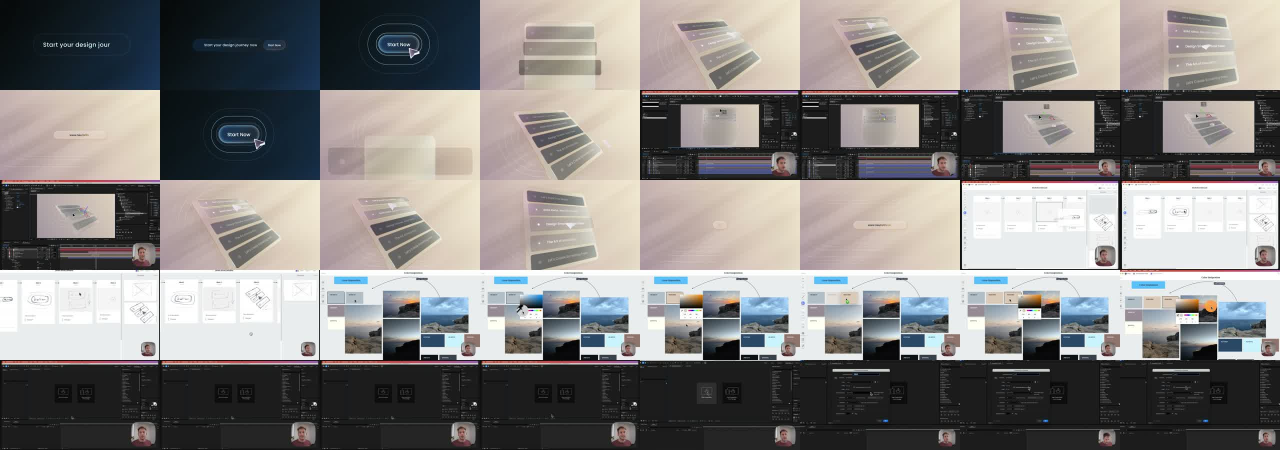
#> input picture skills/mg-mane/assets/waza3d/ref/sheet_glass.jpg, 2560 x 900 px (shown at 1/2 size)
$ python -i senga2d_sabun2.py   (imports and definitions only)
#> lines starting #> are read from the running program, lines starting #| are printed output that depends on the picture
#> further down, picture is the input picture: shape (900, 2560, 3); mean B, G, R 129, 130.7, 133.6
# 差を数字で（カットごと）＝ rikai/sabun2.md と rikai/sabun2.json
# 使い方: python3 tools/sabun2.py <うちの動画> [出力の名=sabun2]
#  ①カメラ＝物の塊の中心(画面%)・大きさ(%)・カット内の寄り(倍)と流し(画面%)を手本と比べる
#  ②形＝輪郭(細線)の重なり F1（3px の許し・960 幅）③線の太さ px・光のにじみ（線の外 2〜8px の明るさ÷線の明るさ）
#  ④出る/消える＝zure_kirikae.md／zure_dekigoto.md（別表）⑤色＝背景と線の ΔE（差し色は除く＝意図）
import cv2, json, sys, re, numpy as np
V = sys.argv[1]; STILLS = V if not V.endswith('.mp4') else None; NAME = sys.argv[2] if len(sys.argv) > 2 else 'sabun2'
# [1 line that did not run here, left out]
r2o = lambda t: float(np.interp(t, rx, ry))
CUT = [('A_factory', 0)]
# [5 lines not run here, left out]
FULL = {}
# [7 lines left out: function grab, not called in this run]
TOP = 0.16  # 見出しの帯（英語と日本語で違う＝除く）
# [21 lines left out: functions fg, align, box, not called in this run]
def edges(im):
    g = cv2.cvtColor(im, cv2.COLOR_BGR2GRAY); e = cv2.Canny(cv2.GaussianBlur(g, (3, 3), 0), 40, 110); e[:int(540 * TOP)] = 0; return e
#> after `g = cv2.cvtColor(im, cv2.COLOR_BGR2GRAY)`:
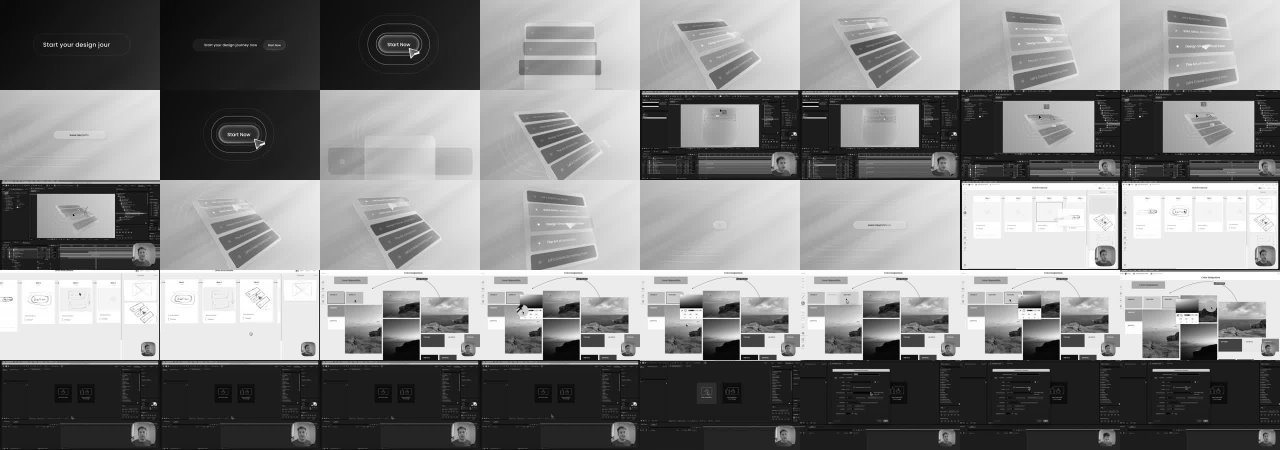
#> g: shape (900, 2560) (shown at 1/2 size); min 0, max 255, mean 131.4
#> after `e = cv2.Canny(cv2.GaussianBlur(g, (3, 3), 0), 40, 110)`:
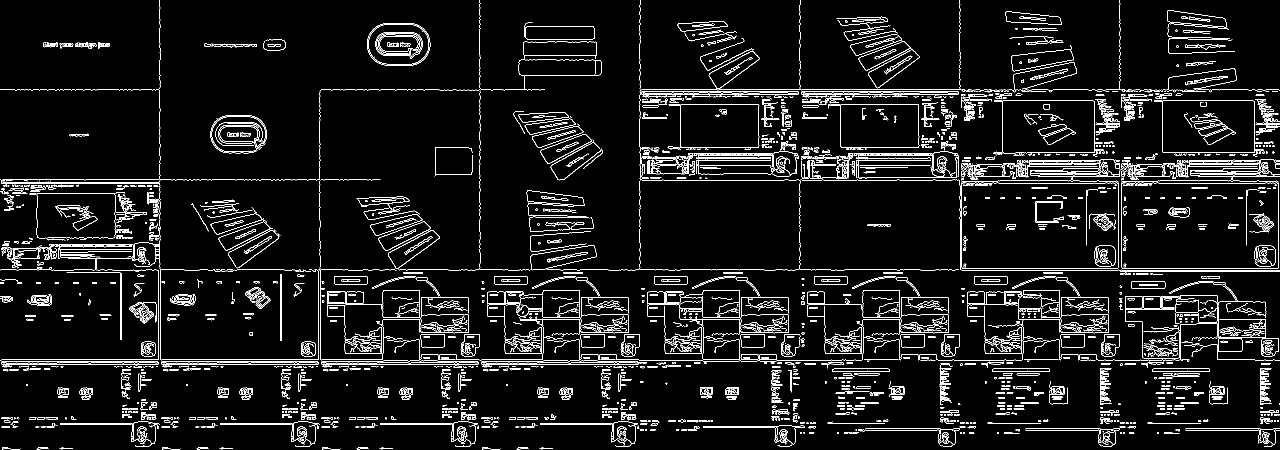
#> e: shape (900, 2560) (shown at 1/2 size); 6.1% white in thin lines or dots
#> after `e[:int(540 * TOP)] = 0`:
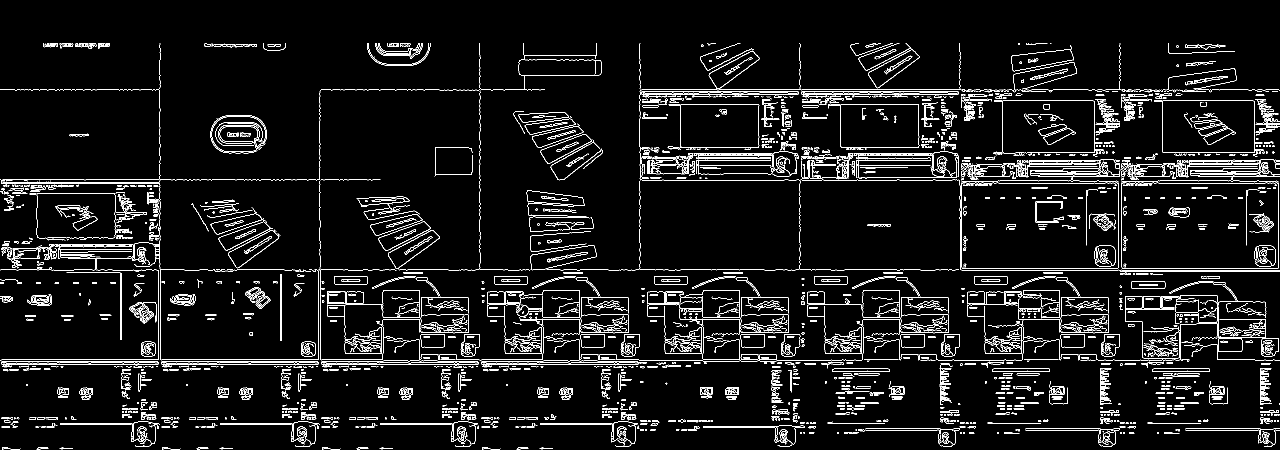
#> e: shape (900, 2560) (shown at 1/2 size); 5.8% white in thin lines or dots
# [16 lines left out: functions f1, stroke, not called in this run]
def de(a, b): return float(np.linalg.norm((a - b) * np.array([100 / 255, 1, 1])))
# [14 lines left out: function cam, not called in this run]
OUT = []
# [18 lines not run here, left out]
def J(o):
    if isinstance(o, (np.floating, np.integer)): return o.item()
    raise TypeError
# [1 line not run here, left out]
import os
# [1 line not run here, left out]
def col(ok, warn): return '🟢' if ok else ('🟡' if warn else '🔴')
L = [f'# {NAME}（{V}）カットごとの差・手本の秒→うちの秒は rikai/rf.json', '',
     '線：位置 ±2% 画面・大きさ ±3%（輪郭をぼかして ECC で合わせた相似のずれ）・カメラの寄り ±3%・流し ±2%・回り ±3°（kamera_<名>.json があれば手本と同じ道具で測った終わりの値）・形 F1 ≥0.55（0.40〜 🟡）・線の太さ ±25%・光のにじみ ±0.10・背景 ΔE ≤5（差し色は意図で除く）', '',
     '| カット | 手本(秒) | うち(秒) | 位置 dx,dy % | 大きさ % | 寄り 手本→うち | 流し 手本→うち % | 形 F1 | 線 px 手本/うち | にじみ 手本/うち | 背景 ΔE | 判定 |', '|---|---|---|---|---|---|---|---|---|---|---|---|']
nr = ny = 0
# [17 lines not run here, left out]

>>> import cv2
>>> picture = cv2.imread('../assets/waza3d/ref/sheet_glass.jpg')
>>> result = edges(picture)
